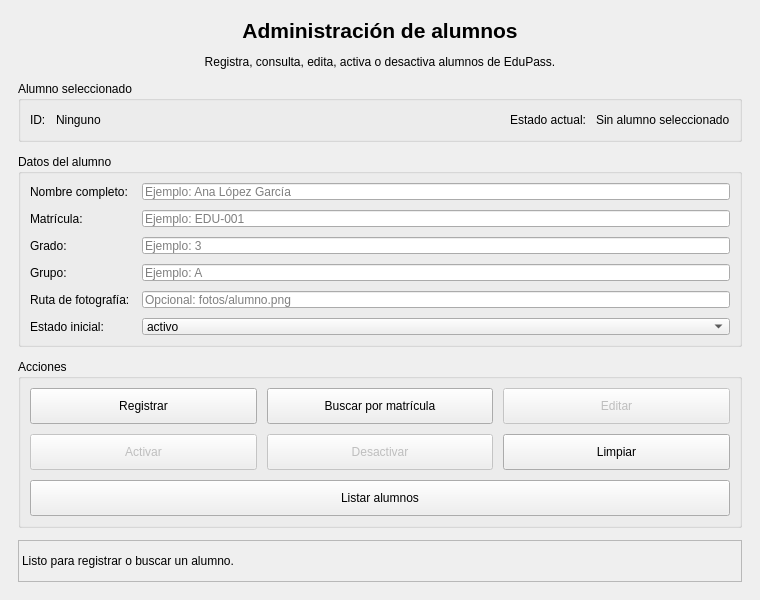
<?xml version="1.0" encoding="UTF-8"?>
<ui version="4.0">
 <class>AlumnosWindow</class>
 <widget class="QMainWindow" name="AlumnosWindow">
  <property name="geometry">
   <rect>
    <x>0</x>
    <y>0</y>
    <width>760</width>
    <height>600</height>
   </rect>
  </property>
  <property name="minimumSize">
   <size>
    <width>640</width>
    <height>520</height>
   </size>
  </property>
  <property name="windowTitle">
   <string>Administración de alumnos</string>
  </property>
  <widget class="QWidget" name="centralWidget">
   <layout class="QVBoxLayout" name="verticalLayoutPrincipal">
    <property name="leftMargin">
     <number>18</number>
    </property>
    <property name="topMargin">
     <number>18</number>
    </property>
    <property name="rightMargin">
     <number>18</number>
    </property>
    <property name="bottomMargin">
     <number>18</number>
    </property>
    <property name="spacing">
     <number>12</number>
    </property>
    <item>
     <widget class="QLabel" name="labelTitulo">
      <property name="font">
       <font>
        <pointsize>16</pointsize>
        <bold>true</bold>
       </font>
      </property>
      <property name="text">
       <string>Administración de alumnos</string>
      </property>
      <property name="alignment">
       <set>Qt::AlignmentFlag::AlignCenter</set>
      </property>
     </widget>
    </item>
    <item>
     <widget class="QLabel" name="labelDescripcion">
      <property name="text">
       <string>Registra, consulta, edita, activa o desactiva alumnos de EduPass.</string>
      </property>
      <property name="alignment">
       <set>Qt::AlignmentFlag::AlignCenter</set>
      </property>
      <property name="wordWrap">
       <bool>true</bool>
      </property>
     </widget>
    </item>
    <item>
     <widget class="QGroupBox" name="groupBoxSeleccion">
      <property name="title">
       <string>Alumno seleccionado</string>
      </property>
      <layout class="QHBoxLayout" name="horizontalLayoutSeleccion">
       <property name="spacing">
        <number>10</number>
       </property>
       <item>
        <widget class="QLabel" name="labelIdDescripcion">
         <property name="text">
          <string>ID:</string>
         </property>
        </widget>
       </item>
       <item>
        <widget class="QLabel" name="labelAlumnoId">
         <property name="text">
          <string>Ninguno</string>
         </property>
        </widget>
       </item>
       <item>
        <spacer name="horizontalSpacerSeleccion">
         <property name="orientation">
          <enum>Qt::Orientation::Horizontal</enum>
         </property>
         <property name="sizeHint" stdset="0">
          <size>
           <width>40</width>
           <height>20</height>
          </size>
         </property>
        </spacer>
       </item>
       <item>
        <widget class="QLabel" name="labelEstadoDescripcion">
         <property name="text">
          <string>Estado actual:</string>
         </property>
        </widget>
       </item>
       <item>
        <widget class="QLabel" name="labelEstadoActual">
         <property name="text">
          <string>Sin alumno seleccionado</string>
         </property>
        </widget>
       </item>
      </layout>
     </widget>
    </item>
    <item>
     <widget class="QGroupBox" name="groupBoxDatosAlumno">
      <property name="title">
       <string>Datos del alumno</string>
      </property>
      <layout class="QFormLayout" name="formLayoutDatosAlumno">
       <property name="horizontalSpacing">
        <number>12</number>
       </property>
       <property name="verticalSpacing">
        <number>10</number>
       </property>
       <item row="0" column="0">
        <widget class="QLabel" name="labelNombre">
         <property name="text">
          <string>Nombre completo:</string>
         </property>
         <property name="buddy">
          <cstring>lineEditNombre</cstring>
         </property>
        </widget>
       </item>
       <item row="0" column="1">
        <widget class="QLineEdit" name="lineEditNombre">
         <property name="placeholderText">
          <string>Ejemplo: Ana López García</string>
         </property>
        </widget>
       </item>
       <item row="1" column="0">
        <widget class="QLabel" name="labelMatricula">
         <property name="text">
          <string>Matrícula:</string>
         </property>
         <property name="buddy">
          <cstring>lineEditMatricula</cstring>
         </property>
        </widget>
       </item>
       <item row="1" column="1">
        <widget class="QLineEdit" name="lineEditMatricula">
         <property name="placeholderText">
          <string>Ejemplo: EDU-001</string>
         </property>
        </widget>
       </item>
       <item row="2" column="0">
        <widget class="QLabel" name="labelGrado">
         <property name="text">
          <string>Grado:</string>
         </property>
         <property name="buddy">
          <cstring>lineEditGrado</cstring>
         </property>
        </widget>
       </item>
       <item row="2" column="1">
        <widget class="QLineEdit" name="lineEditGrado">
         <property name="placeholderText">
          <string>Ejemplo: 3</string>
         </property>
        </widget>
       </item>
       <item row="3" column="0">
        <widget class="QLabel" name="labelGrupo">
         <property name="text">
          <string>Grupo:</string>
         </property>
         <property name="buddy">
          <cstring>lineEditGrupo</cstring>
         </property>
        </widget>
       </item>
       <item row="3" column="1">
        <widget class="QLineEdit" name="lineEditGrupo">
         <property name="placeholderText">
          <string>Ejemplo: A</string>
         </property>
        </widget>
       </item>
       <item row="4" column="0">
        <widget class="QLabel" name="labelFotografia">
         <property name="text">
          <string>Ruta de fotografía:</string>
         </property>
         <property name="buddy">
          <cstring>lineEditFotografia</cstring>
         </property>
        </widget>
       </item>
       <item row="4" column="1">
        <widget class="QLineEdit" name="lineEditFotografia">
         <property name="placeholderText">
          <string>Opcional: fotos/alumno.png</string>
         </property>
        </widget>
       </item>
       <item row="5" column="0">
        <widget class="QLabel" name="labelEstadoInicial">
         <property name="text">
          <string>Estado inicial:</string>
         </property>
         <property name="buddy">
          <cstring>comboBoxEstado</cstring>
         </property>
        </widget>
       </item>
       <item row="5" column="1">
        <widget class="QComboBox" name="comboBoxEstado">
         <item>
          <property name="text">
           <string>activo</string>
          </property>
         </item>
         <item>
          <property name="text">
           <string>inactivo</string>
          </property>
         </item>
        </widget>
       </item>
      </layout>
     </widget>
    </item>
    <item>
     <widget class="QGroupBox" name="groupBoxAcciones">
      <property name="title">
       <string>Acciones</string>
      </property>
      <layout class="QGridLayout" name="gridLayoutAcciones">
       <property name="horizontalSpacing">
        <number>10</number>
       </property>
       <property name="verticalSpacing">
        <number>10</number>
       </property>
       <item row="0" column="0">
        <widget class="QPushButton" name="pushButtonRegistrar">
         <property name="minimumSize">
          <size>
           <width>0</width>
           <height>36</height>
          </size>
         </property>
         <property name="toolTip">
          <string>Registrar un alumno nuevo</string>
         </property>
         <property name="text">
          <string>Registrar</string>
         </property>
        </widget>
       </item>
       <item row="0" column="1">
        <widget class="QPushButton" name="pushButtonBuscar">
         <property name="minimumSize">
          <size>
           <width>0</width>
           <height>36</height>
          </size>
         </property>
         <property name="toolTip">
          <string>Buscar al alumno usando la matrícula capturada</string>
         </property>
         <property name="text">
          <string>Buscar por matrícula</string>
         </property>
        </widget>
       </item>
       <item row="0" column="2">
        <widget class="QPushButton" name="pushButtonEditar">
         <property name="enabled">
          <bool>false</bool>
         </property>
         <property name="minimumSize">
          <size>
           <width>0</width>
           <height>36</height>
          </size>
         </property>
         <property name="toolTip">
          <string>Editar los datos del alumno seleccionado</string>
         </property>
         <property name="text">
          <string>Editar</string>
         </property>
        </widget>
       </item>
       <item row="1" column="0">
        <widget class="QPushButton" name="pushButtonActivar">
         <property name="enabled">
          <bool>false</bool>
         </property>
         <property name="minimumSize">
          <size>
           <width>0</width>
           <height>36</height>
          </size>
         </property>
         <property name="toolTip">
          <string>Activar al alumno seleccionado</string>
         </property>
         <property name="text">
          <string>Activar</string>
         </property>
        </widget>
       </item>
       <item row="1" column="1">
        <widget class="QPushButton" name="pushButtonDesactivar">
         <property name="enabled">
          <bool>false</bool>
         </property>
         <property name="minimumSize">
          <size>
           <width>0</width>
           <height>36</height>
          </size>
         </property>
         <property name="toolTip">
          <string>Desactivar al alumno seleccionado</string>
         </property>
         <property name="text">
          <string>Desactivar</string>
         </property>
        </widget>
       </item>
       <item row="1" column="2">
        <widget class="QPushButton" name="pushButtonLimpiar">
         <property name="minimumSize">
          <size>
           <width>0</width>
           <height>36</height>
          </size>
         </property>
         <property name="toolTip">
          <string>Limpiar el formulario sin borrar registros</string>
         </property>
         <property name="text">
          <string>Limpiar</string>
         </property>
        </widget>
       </item>
       <item row="2" column="0" colspan="3">
        <widget class="QPushButton" name="btnListarAlumnos">
         <property name="minimumSize">
          <size>
           <width>0</width>
           <height>36</height>
          </size>
         </property>
         <property name="toolTip">
          <string>Mostrar todos los alumnos registrados</string>
         </property>
         <property name="text">
          <string>Listar alumnos</string>
         </property>
        </widget>
       </item>
      </layout>
     </widget>
    </item>
    <item>
     <widget class="QLabel" name="labelEstadoOperacion">
      <property name="minimumSize">
       <size>
        <width>0</width>
        <height>42</height>
       </size>
      </property>
      <property name="frameShape">
       <enum>QFrame::Shape::StyledPanel</enum>
      </property>
      <property name="text">
       <string>Listo para registrar o buscar un alumno.</string>
      </property>
      <property name="alignment">
       <set>Qt::AlignmentFlag::AlignLeading|Qt::AlignmentFlag::AlignLeft|Qt::AlignmentFlag::AlignVCenter</set>
      </property>
      <property name="wordWrap">
       <bool>true</bool>
      </property>
      <property name="margin">
       <number>8</number>
      </property>
     </widget>
    </item>
    <item>
     <spacer name="verticalSpacer">
      <property name="orientation">
       <enum>Qt::Orientation::Vertical</enum>
      </property>
      <property name="sizeHint" stdset="0">
       <size>
        <width>20</width>
        <height>20</height>
       </size>
      </property>
     </spacer>
    </item>
   </layout>
  </widget>
 </widget>
 <tabstops>
  <tabstop>lineEditNombre</tabstop>
  <tabstop>lineEditMatricula</tabstop>
  <tabstop>lineEditGrado</tabstop>
  <tabstop>lineEditGrupo</tabstop>
  <tabstop>lineEditFotografia</tabstop>
  <tabstop>comboBoxEstado</tabstop>
  <tabstop>pushButtonRegistrar</tabstop>
  <tabstop>pushButtonBuscar</tabstop>
  <tabstop>pushButtonEditar</tabstop>
  <tabstop>pushButtonActivar</tabstop>
  <tabstop>pushButtonDesactivar</tabstop>
  <tabstop>pushButtonLimpiar</tabstop>
  <tabstop>btnListarAlumnos</tabstop>
 </tabstops>
 <resources/>
 <connections/>
</ui>
